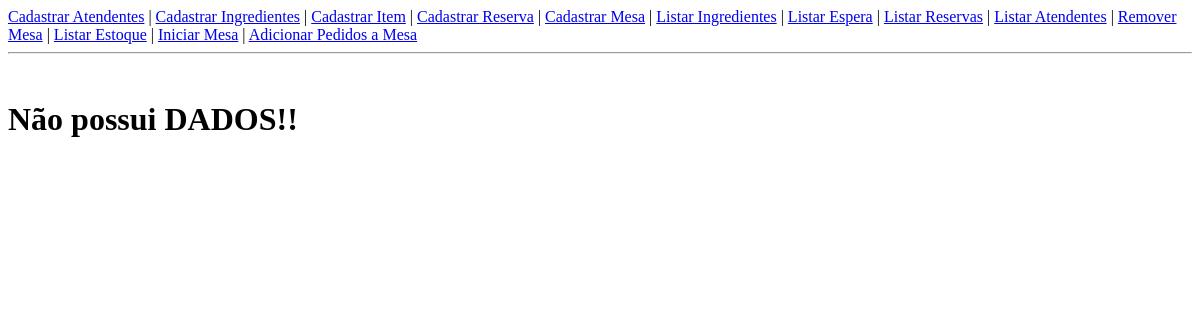
The app's page /Listar_Atendente.php, older data.
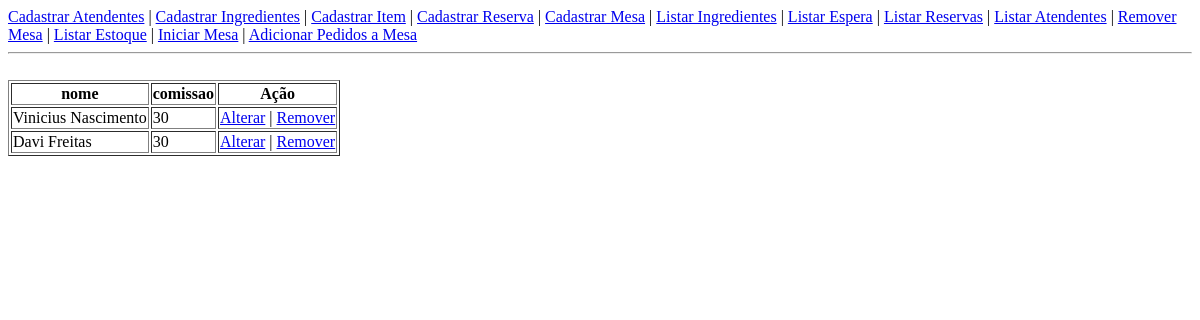
The same page, newer data.
### tables this page shows
CREATE TABLE IF NOT EXISTS `atendente` (
  `id_atendente` int(11) NOT NULL AUTO_INCREMENT,
  `nome` varchar(50) NOT NULL,
  `comissao` double NOT NULL,
  PRIMARY KEY (`id_atendente`)
);

### Class/Control/ClassBD.php (called while the page is built, shortened)
<?php
    class BD{
        protected $conn;
        protected function set_conn($conexao){
            $this->conn=$conexao;
        }
        public function select($dados){
            if(is_array($dados)){
                $select = "SELECT * FROM ". $dados['nome']." WHERE ".$dados['condicao'];
            }
            else{
                $select = "SELECT * FROM ". $dados;
            }
            $stmt = $this->conn->prepare($select);
            $stmt->execute();
            $cont = 0;
            $matriz_retorno = array();
            while($retorno = $stmt->fetch()){
                foreach($retorno as $i => $v){
                    if(!is_numeric($i)){
                        $matriz_retorno[$cont][$i]=$v;
                    }
                }
                $cont++;
            }
            return ($matriz_retorno);
        }
    }
?>

### Class/Model/ClassAtendente.php (called while the page is built, shortened)
<?php
	class Atendente{
		protected $id_atendente;
		protected $nome;
		protected $comissao;
		public function set_id_atendente($id_atendente){
			$this->id_atendente = $id_atendente;
		}
		public function set_nome($nome){
			$this->nome = $nome;
		}
		public function set_comissao($comissao){
			$this->comissao = $comissao;
		}
		public function get_id_atendente(){
			return $this->id_atendente;
		}
		public function get_nome(){
			return $this->nome;
		}
		public function get_comissao(){
			return $this->comissao;
		}
	}
?>

### Class/View/ClassTable.php (the view, shortened to what this page needs)
<?php
	class Thead{
		protected $head=array();
		protected $tagHead;
		public function imprime_head(){
			echo $this->tagHead;
		}
		public function set_head(){
			$this->tagHead = "<thead><tr>";
			$i=0;
			foreach ($this->head as $v) {
				if($i==0){
						$i++;
				}
				else{
					$this->tagHead .= "<th>".$v."</th>";
				}
			}
			$this->tagHead .= "<th>Ação</th></tr></thead>";
		}
		public function __construct($vetor_cabecalho){
			foreach ($vetor_cabecalho as $v) {
				array_push($this->head, $v);
			}
			$this->set_head();
		}
	}
	class Tbody{
		protected $tagBody;
		protected $vetorHead=array();
		public function imprime_body(){
			echo $this->tagBody;
		}
		public function add_body($objBody){
			$tabela = strtolower(get_class($objBody));
			$this->tagBody.="<tr>";
			foreach ($this->vetorHead as $lin) {
				$method = "get_".$lin;
				if(substr($lin,0,2) == "id"){
					$id = $objBody->$method();
					$prefixo = "id";
				}
				elseif(substr($lin,0,3) == "cod"){
					$id=$objBody->$method();
					$prefixo = "cod";
				}
				else{
					$this->tagBody.="<td class='$lin' onclick =\"editar('$lin','$id','$tabela','$prefixo',this)\">".$objBody->$method()."</td>";
				}
			}
			$this->tagBody.="<td><a href = 'Alterar.php?id=".$id."&tabela=".strtolower(get_class($objBody))."'>Alterar</a> | <a href = 'Remover.php?id=".$id."&tabela=".strtolower(get_class($objBody))."'>Remover</a></td>";
			$this->tagBody.="</tr>";
		}
		public function __construct($vetor_cabecalho){
			foreach ($vetor_cabecalho as $v) {
				array_push($this->vetorHead,$v);
			}
			$this->tagBody="<tbody>";
		}
	}
	class Table{
		public function imprime_table(){
			echo "<div>";
			echo "<table border='1'>";
			echo "</tbody>";
			echo "</table>";
			echo "</div>";
		}
		public function __construct($cabecalho, $vetorObj){
			$h=new Thead($cabecalho);
			$b=new Tbody($cabecalho);
			foreach($vetorObj as $v){
				$b->add_body($v);
			}
			$this->imprime_table();
		}
	}
?>

### Cabecalho/Cabecalho.php (shortened to what this page needs)
<!doctype html>
<html lang="pt-BR">
	<head>
	</head>
	<body>
	<a href="Form_Atendente.php">Cadastrar Atendentes</a>
	|
	<a href="Form_Ingrediente.php">Cadastrar Ingredientes</a>
	|
	<a href="Form_Item.php">Cadastrar Item</a>
	|
	<a href="Form_Reserva.php">Cadastrar Reserva</a>
	|
	<a href="Form_Mesa.php">Cadastrar Mesa</a>
	|
	<a href="Listar_Ingrediente.php">Listar Ingredientes</a>
	|
	<a href="Listar_Lista_Espera.php">Listar Espera</a>
	|
	<a href="Listar_Reserva.php">Listar Reservas</a>
	|
	<a href="Listar_Atendente.php">Listar Atendentes</a>
	|
	<a href="Remover_Mesa.php">Remover Mesa</a>
	|
	<a href="Listar_Estoque.php">Listar Estoque</a>
	|
	<a href="Form_Iniciar_Mesa.php">Iniciar Mesa</a>
	|
	<a href="Form_Pedido.php">Adicionar Pedidos a Mesa</a>
	<hr />
	<br />

### Listar_Atendente.php
<?php
	include("Cabecalho/Cabecalho.php");
    include("Class/Control/ClassBD.php");
    include("Class/Model/ClassAtendente.php");
    include("Class/View/ClassTable.php");
    include("Conexao.php");
    $table = "atendente";
    $b = new BD($conn);
    $retorno = $b->select($table);
	if($retorno!=null){
		foreach($retorno as $v){
			$a[] = new Atendente($v);
		}
		foreach($retorno[0] as $i=>$v){
			$cabecalho[] = $i;
		}
		$t = new Table($cabecalho,$a);
	}
	else{
		echo"<h1>Não possui DADOS!!</h1>";
	}
?>

Row changes from the older to the newer data that the page shows:
added atendente: nome "Vinicius Nascimento 30"
added atendente: nome "Davi Freitas 30"
Text that changed along with them:
$v: (not shown) → "nome comissao"
text no longer shown: "Não possui DADOS!!"
text now shown: "Ação Alterar Alterar | | Remover Remover"
